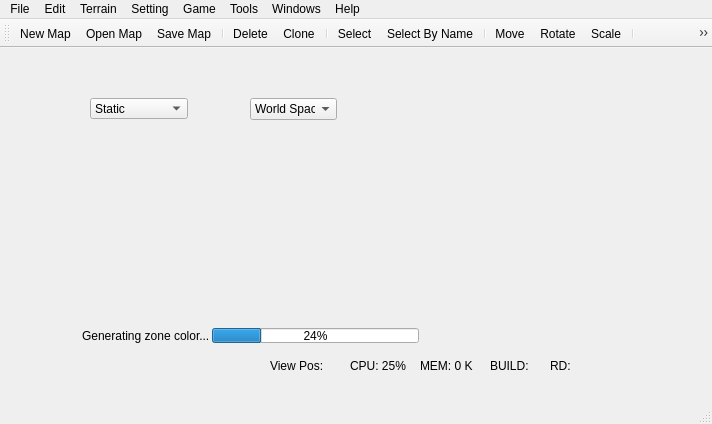
<ui version="4.0" >
 <class>WorkbenchClass</class>
 <widget class="QMainWindow" name="WorkbenchClass" >
  <property name="geometry" >
   <rect>
    <x>0</x>
    <y>0</y>
    <width>712</width>
    <height>424</height>
   </rect>
  </property>
  <property name="windowTitle" >
   <string>EditorMain</string>
  </property>
  <property name="animated" >
   <bool>false</bool>
  </property>
  <property name="dockOptions" >
   <set>QMainWindow::AllowTabbedDocks</set>
  </property>
  <widget class="QWidget" name="centralWidget" >
   <widget class="QComboBox" name="selectableType" >
    <property name="geometry" >
     <rect>
      <x>90</x>
      <y>50</y>
      <width>98</width>
      <height>21</height>
     </rect>
    </property>
    <property name="focusPolicy" >
     <enum>Qt::NoFocus</enum>
    </property>
    <property name="toolTip" >
     <string>Select Type</string>
    </property>
    <property name="statusTip" >
     <string>Select Type</string>
    </property>
    <property name="whatsThis" >
     <string>Select Type</string>
    </property>
    <property name="currentIndex" >
     <number>0</number>
    </property>
    <item>
     <property name="text" >
      <string>Static</string>
     </property>
    </item>
    <item>
     <property name="text" >
      <string>Brush</string>
     </property>
    </item>
    <item>
     <property name="text" >
      <string>Vegetations</string>
     </property>
    </item>
    <item>
     <property name="text" >
      <string>Areas</string>
     </property>
    </item>
    <item>
     <property name="text" >
      <string>Entity</string>
     </property>
    </item>
    <item>
     <property name="text" >
      <string>All</string>
     </property>
    </item>
   </widget>
   <widget class="QComboBox" name="transformSpace" >
    <property name="geometry" >
     <rect>
      <x>250</x>
      <y>50</y>
      <width>87</width>
      <height>22</height>
     </rect>
    </property>
    <property name="focusPolicy" >
     <enum>Qt::NoFocus</enum>
    </property>
    <property name="toolTip" >
     <string>Transform Space</string>
    </property>
    <property name="statusTip" >
     <string>Transform Space</string>
    </property>
    <property name="whatsThis" >
     <string>Transform Space</string>
    </property>
    <property name="currentIndex" >
     <number>0</number>
    </property>
    <item>
     <property name="text" >
      <string>World Space</string>
     </property>
    </item>
    <item>
     <property name="text" >
      <string>View Space</string>
     </property>
    </item>
    <item>
     <property name="text" >
      <string>Objec Space</string>
     </property>
    </item>
   </widget>
   <widget class="QWidget" native="1" name="progress" >
    <property name="geometry" >
     <rect>
      <x>80</x>
      <y>280</y>
      <width>341</width>
      <height>15</height>
     </rect>
    </property>
    <property name="maximumSize" >
     <size>
      <width>16777215</width>
      <height>15</height>
     </size>
    </property>
    <layout class="QHBoxLayout" >
     <property name="spacing" >
      <number>2</number>
     </property>
     <property name="leftMargin" >
      <number>2</number>
     </property>
     <property name="topMargin" >
      <number>0</number>
     </property>
     <property name="rightMargin" >
      <number>2</number>
     </property>
     <property name="bottomMargin" >
      <number>0</number>
     </property>
     <item>
      <widget class="QLabel" name="progressLabel" >
       <property name="sizePolicy" >
        <sizepolicy vsizetype="Preferred" hsizetype="Preferred" >
         <horstretch>0</horstretch>
         <verstretch>0</verstretch>
        </sizepolicy>
       </property>
       <property name="maximumSize" >
        <size>
         <width>16777215</width>
         <height>15</height>
        </size>
       </property>
       <property name="text" >
        <string>Generating zone color...</string>
       </property>
      </widget>
     </item>
     <item>
      <widget class="QProgressBar" name="progressBar" >
       <property name="maximumSize" >
        <size>
         <width>16777215</width>
         <height>15</height>
        </size>
       </property>
       <property name="value" >
        <number>24</number>
       </property>
       <property name="alignment" >
        <set>Qt::AlignHCenter</set>
       </property>
      </widget>
     </item>
    </layout>
   </widget>
   <widget class="QLabel" name="cpuUsage" >
    <property name="geometry" >
     <rect>
      <x>350</x>
      <y>310</y>
      <width>81</width>
      <height>16</height>
     </rect>
    </property>
    <property name="frameShape" >
     <enum>QFrame::NoFrame</enum>
    </property>
    <property name="frameShadow" >
     <enum>QFrame::Sunken</enum>
    </property>
    <property name="text" >
     <string>CPU: 25%</string>
    </property>
   </widget>
   <widget class="CustomLabel" name="viewpos" >
    <property name="geometry" >
     <rect>
      <x>270</x>
      <y>310</y>
      <width>81</width>
      <height>16</height>
     </rect>
    </property>
    <property name="minimumSize" >
     <size>
      <width>0</width>
      <height>15</height>
     </size>
    </property>
    <property name="frameShape" >
     <enum>QFrame::NoFrame</enum>
    </property>
    <property name="frameShadow" >
     <enum>QFrame::Sunken</enum>
    </property>
    <property name="text" >
     <string>View Pos:</string>
    </property>
   </widget>
   <widget class="QLabel" name="memoryUsage" >
    <property name="geometry" >
     <rect>
      <x>420</x>
      <y>310</y>
      <width>81</width>
      <height>16</height>
     </rect>
    </property>
    <property name="frameShape" >
     <enum>QFrame::NoFrame</enum>
    </property>
    <property name="frameShadow" >
     <enum>QFrame::Sunken</enum>
    </property>
    <property name="text" >
     <string>MEM: 0 K</string>
    </property>
   </widget>
   <widget class="QLabel" name="engineBuild" >
    <property name="geometry" >
     <rect>
      <x>490</x>
      <y>310</y>
      <width>46</width>
      <height>16</height>
     </rect>
    </property>
    <property name="text" >
     <string>BUILD:</string>
    </property>
   </widget>
   <widget class="QLabel" name="renderDriver" >
    <property name="geometry" >
     <rect>
      <x>550</x>
      <y>310</y>
      <width>46</width>
      <height>16</height>
     </rect>
    </property>
    <property name="text" >
     <string>RD:</string>
    </property>
   </widget>
  </widget>
  <widget class="QMenuBar" name="menuBar" >
   <property name="geometry" >
    <rect>
     <x>0</x>
     <y>0</y>
     <width>712</width>
     <height>21</height>
    </rect>
   </property>
   <widget class="QMenu" name="menu_Edit" >
    <property name="title" >
     <string>Edit</string>
    </property>
    <widget class="QMenu" name="menuBookmarks" >
     <property name="title" >
      <string>Bookmarks</string>
     </property>
     <addaction name="actionToogleBookmark" />
     <addaction name="actionPriviousBookmark" />
     <addaction name="actionNextBookmark" />
     <addaction name="actionClearAllBookmarks" />
    </widget>
    <addaction name="actionEditUndo" />
    <addaction name="actionEditRedo" />
    <addaction name="separator" />
    <addaction name="actionDelete" />
    <addaction name="actionClone" />
    <addaction name="separator" />
    <addaction name="actionSelectAll" />
    <addaction name="actionSelectNone" />
    <addaction name="actionSelectInvert" />
    <addaction name="actionSelectByName" />
    <addaction name="separator" />
    <addaction name="menuBookmarks" />
   </widget>
   <widget class="QMenu" name="menu_File" >
    <property name="title" >
     <string>File</string>
    </property>
    <addaction name="actionNew" />
    <addaction name="actionOpen" />
    <addaction name="separator" />
    <addaction name="actionSave" />
    <addaction name="actionSaveAs" />
    <addaction name="separator" />
    <addaction name="actionExit" />
   </widget>
   <widget class="QMenu" name="menu_Setting" >
    <property name="title" >
     <string>Setting</string>
    </property>
    <widget class="QMenu" name="menuS_tyle" >
     <property name="title" >
      <string>S&amp;tyle</string>
     </property>
     <addaction name="actionStyleWindows" />
     <addaction name="actionStyleWindowsXP" />
     <addaction name="actionStylePlastique" />
     <addaction name="actionStyleMacintosh" />
    </widget>
    <widget class="QMenu" name="menu_Language" >
     <property name="title" >
      <string>&amp;Language</string>
     </property>
     <addaction name="actionEnglish" />
     <addaction name="actionSimplifiedChinese" />
    </widget>
    <addaction name="menu_Language" />
    <addaction name="menuS_tyle" />
   </widget>
   <widget class="QMenu" name="menu_Help" >
    <property name="title" >
     <string>Help</string>
    </property>
    <addaction name="actionAbout" />
    <addaction name="actionAbout_Qt" />
   </widget>
   <widget class="QMenu" name="menuTools" >
    <property name="tearOffEnabled" >
     <bool>false</bool>
    </property>
    <property name="title" >
     <string>Tools</string>
    </property>
    <addaction name="actionConvert_md5mesh" />
    <addaction name="actionConvert_md5anim" />
    <addaction name="separator" />
    <addaction name="actionModelViewer" />
    <addaction name="actionMaterialEditor" />
    <addaction name="actionGuiEditor" />
    <addaction name="actionGfxEditor" />
    <addaction name="actionAnimated_Editor" />
    <addaction name="actionScriptEditor" />
   </widget>
   <widget class="QMenu" name="menuWindows" >
    <property name="title" >
     <string>Windows</string>
    </property>
    <addaction name="actionToggleFrameMaximun" />
    <addaction name="actionMinimap" />
   </widget>
   <widget class="QMenu" name="menuTerrain" >
    <property name="title" >
     <string>Terrain</string>
    </property>
    <addaction name="actionCreateTerrain" />
    <addaction name="actionTerrainMaterial" />
    <addaction name="actionTerrainGen" />
    <addaction name="actionSurfaceGen" />
    <addaction name="actionLayerGen" />
   </widget>
   <widget class="QMenu" name="menuGame" >
    <property name="title" >
     <string>Game</string>
    </property>
    <addaction name="actionRunGame" />
   </widget>
   <addaction name="menu_File" />
   <addaction name="menu_Edit" />
   <addaction name="menuTerrain" />
   <addaction name="menu_Setting" />
   <addaction name="menuGame" />
   <addaction name="menuTools" />
   <addaction name="menuWindows" />
   <addaction name="menu_Help" />
  </widget>
  <widget class="QToolBar" name="mainToolBar" >
   <property name="windowTitle" >
    <string>Main Toolbar</string>
   </property>
   <property name="orientation" >
    <enum>Qt::Horizontal</enum>
   </property>
   <attribute name="toolBarArea" >
    <enum>TopToolBarArea</enum>
   </attribute>
   <attribute name="toolBarBreak" >
    <bool>false</bool>
   </attribute>
   <addaction name="actionNew" />
   <addaction name="actionOpen" />
   <addaction name="actionSave" />
   <addaction name="separator" />
   <addaction name="actionDelete" />
   <addaction name="actionClone" />
   <addaction name="separator" />
   <addaction name="actionObjectSelect" />
   <addaction name="actionSelectByName" />
   <addaction name="separator" />
   <addaction name="actionObjectMove" />
   <addaction name="actionObjectRotate" />
   <addaction name="actionObjectScale" />
   <addaction name="separator" />
   <addaction name="actionUsePivotCenter" />
   <addaction name="actionUseSelectionCenter" />
   <addaction name="actionUseTransformCenter" />
   <addaction name="separator" />
   <addaction name="actionSnapToGrid" />
   <addaction name="actionSnapToAngle" />
   <addaction name="separator" />
   <addaction name="actionTerrainMaterial" />
   <addaction name="actionFollowTerrain" />
   <addaction name="separator" />
   <addaction name="actionLayer" />
   <addaction name="actionMaterialEditor" />
  </widget>
  <widget class="QStatusBar" name="statusBar" />
  <action name="actionNew" >
   <property name="icon" >
    <iconset resource="Resources/editor.qrc" >
     <normaloff>:/images/new.png</normaloff>:/images/new.png</iconset>
   </property>
   <property name="text" >
    <string>New Map</string>
   </property>
   <property name="toolTip" >
    <string>Create a new map</string>
   </property>
   <property name="shortcut" >
    <string>Ctrl+N</string>
   </property>
  </action>
  <action name="actionOpen" >
   <property name="icon" >
    <iconset resource="Resources/editor.qrc" >
     <normaloff>:/images/open.png</normaloff>:/images/open.png</iconset>
   </property>
   <property name="text" >
    <string>Open Map...</string>
   </property>
   <property name="toolTip" >
    <string>Open an existing file</string>
   </property>
   <property name="shortcut" >
    <string>Ctrl+O</string>
   </property>
  </action>
  <action name="actionSave" >
   <property name="icon" >
    <iconset resource="Resources/editor.qrc" >
     <normaloff>:/images/save.png</normaloff>:/images/save.png</iconset>
   </property>
   <property name="text" >
    <string>Save Map</string>
   </property>
   <property name="toolTip" >
    <string>Save file to disk</string>
   </property>
   <property name="shortcut" >
    <string>Ctrl+S</string>
   </property>
  </action>
  <action name="actionExit" >
   <property name="text" >
    <string>Exit</string>
   </property>
   <property name="toolTip" >
    <string>CloseClose this window</string>
   </property>
   <property name="statusTip" >
    <string/>
   </property>
   <property name="shortcut" >
    <string>Ctrl+W</string>
   </property>
  </action>
  <action name="actionEditUndo" >
   <property name="icon" >
    <iconset resource="Resources/editor.qrc" >
     <normaloff>:/images/undo.png</normaloff>:/images/undo.png</iconset>
   </property>
   <property name="text" >
    <string>Undo</string>
   </property>
   <property name="shortcut" >
    <string>Ctrl+Z</string>
   </property>
  </action>
  <action name="actionEditRedo" >
   <property name="icon" >
    <iconset resource="Resources/editor.qrc" >
     <normaloff>:/images/redo.png</normaloff>:/images/redo.png</iconset>
   </property>
   <property name="text" >
    <string>Redo</string>
   </property>
   <property name="shortcut" >
    <string>Ctrl+Y</string>
   </property>
  </action>
  <action name="actionDelete" >
   <property name="icon" >
    <iconset resource="Resources/editor.qrc" >
     <normaloff>:/images/cut.png</normaloff>:/images/cut.png</iconset>
   </property>
   <property name="text" >
    <string>Delete</string>
   </property>
   <property name="toolTip" >
    <string>Delete(Del)</string>
   </property>
   <property name="statusTip" >
    <string>Delete selected objects</string>
   </property>
   <property name="shortcut" >
    <string>Del</string>
   </property>
  </action>
  <action name="actionClone" >
   <property name="icon" >
    <iconset resource="Resources/editor.qrc" >
     <normaloff>:/images/paste.png</normaloff>:/images/paste.png</iconset>
   </property>
   <property name="text" >
    <string>Clone</string>
   </property>
   <property name="toolTip" >
    <string>Clone(Ctrl+V)</string>
   </property>
   <property name="shortcut" >
    <string>Ctrl+V</string>
   </property>
  </action>
  <action name="actionObjectSelect" >
   <property name="checkable" >
    <bool>true</bool>
   </property>
   <property name="icon" >
    <iconset resource="Resources/editor.qrc" >
     <normaloff>:/images/select.png</normaloff>:/images/select.png</iconset>
   </property>
   <property name="text" >
    <string>Select</string>
   </property>
   <property name="toolTip" >
    <string>Select(Q)</string>
   </property>
   <property name="statusTip" >
    <string>Select Object</string>
   </property>
   <property name="shortcut" >
    <string>Q</string>
   </property>
  </action>
  <action name="actionObjectRotate" >
   <property name="checkable" >
    <bool>true</bool>
   </property>
   <property name="icon" >
    <iconset resource="Resources/editor.qrc" >
     <normaloff>:/images/rotate.png</normaloff>:/images/rotate.png</iconset>
   </property>
   <property name="text" >
    <string>Rotate</string>
   </property>
   <property name="toolTip" >
    <string>Rotate(R)</string>
   </property>
   <property name="statusTip" >
    <string>Rotate Object</string>
   </property>
   <property name="shortcut" >
    <string>R</string>
   </property>
  </action>
  <action name="actionObjectMove" >
   <property name="checkable" >
    <bool>true</bool>
   </property>
   <property name="icon" >
    <iconset resource="Resources/editor.qrc" >
     <normaloff>:/images/move.png</normaloff>:/images/move.png</iconset>
   </property>
   <property name="text" >
    <string>Move</string>
   </property>
   <property name="toolTip" >
    <string>Move(E)</string>
   </property>
   <property name="statusTip" >
    <string>Move Object</string>
   </property>
   <property name="shortcut" >
    <string>E</string>
   </property>
  </action>
  <action name="actionObjectScale" >
   <property name="checkable" >
    <bool>true</bool>
   </property>
   <property name="icon" >
    <iconset resource="Resources/editor.qrc" >
     <normaloff>:/images/scale.png</normaloff>:/images/scale.png</iconset>
   </property>
   <property name="text" >
    <string>Scale</string>
   </property>
   <property name="toolTip" >
    <string>Scale(T)</string>
   </property>
   <property name="statusTip" >
    <string>Scale Object</string>
   </property>
   <property name="shortcut" >
    <string>T</string>
   </property>
  </action>
  <action name="actionAbout" >
   <property name="text" >
    <string>About</string>
   </property>
  </action>
  <action name="actionSimplifiedChinese" >
   <property name="checkable" >
    <bool>true</bool>
   </property>
   <property name="text" >
    <string>Simplified Chinese</string>
   </property>
  </action>
  <action name="actionEnglish" >
   <property name="checkable" >
    <bool>true</bool>
   </property>
   <property name="text" >
    <string>English</string>
   </property>
  </action>
  <action name="actionStyleWindows" >
   <property name="checkable" >
    <bool>true</bool>
   </property>
   <property name="text" >
    <string>Windows Style</string>
   </property>
   <property name="statusTip" >
    <string>Use Windows Style</string>
   </property>
  </action>
  <action name="actionStyleWindowsXP" >
   <property name="checkable" >
    <bool>true</bool>
   </property>
   <property name="text" >
    <string>WindowsXP Style</string>
   </property>
   <property name="statusTip" >
    <string>Use WindowsXP Style</string>
   </property>
  </action>
  <action name="actionStylePlastique" >
   <property name="checkable" >
    <bool>true</bool>
   </property>
   <property name="text" >
    <string>Plastique Style</string>
   </property>
   <property name="statusTip" >
    <string>Use Plastique Style</string>
   </property>
  </action>
  <action name="actionStyleMacintosh" >
   <property name="checkable" >
    <bool>true</bool>
   </property>
   <property name="enabled" >
    <bool>false</bool>
   </property>
   <property name="text" >
    <string>Macintosh Style</string>
   </property>
   <property name="statusTip" >
    <string>Use Macintosh Style</string>
   </property>
  </action>
  <action name="actionFollowTerrain" >
   <property name="checkable" >
    <bool>true</bool>
   </property>
   <property name="checked" >
    <bool>true</bool>
   </property>
   <property name="icon" >
    <iconset resource="Resources/editor.qrc" >
     <normaloff>:/terrain/Follow.png</normaloff>:/terrain/Follow.png</iconset>
   </property>
   <property name="text" >
    <string>Follow Terrain</string>
   </property>
  </action>
  <action name="actionTerrainMaterial" >
   <property name="icon" >
    <iconset resource="Resources/editor.qrc" >
     <normaloff>:/terrain/Material.png</normaloff>:/terrain/Material.png</iconset>
   </property>
   <property name="text" >
    <string>Terrain Material...</string>
   </property>
   <property name="shortcut" >
    <string>F6</string>
   </property>
  </action>
  <action name="actionConvert_md5mesh" >
   <property name="text" >
    <string>Convert md5mesh...</string>
   </property>
  </action>
  <action name="actionConvert_md5anim" >
   <property name="text" >
    <string>Convert md5anim...</string>
   </property>
  </action>
  <action name="actionCreateStatic" >
   <property name="icon" >
    <iconset resource="Resources/editor.qrc" >
     <normaloff>:/fileicons/temp_24.png</normaloff>:/fileicons/temp_24.png</iconset>
   </property>
   <property name="text" >
    <string>Static</string>
   </property>
   <property name="toolTip" >
    <string>Creation Static Object</string>
   </property>
  </action>
  <action name="actionCreateBrush" >
   <property name="icon" >
    <iconset resource="Resources/editor.qrc" >
     <normaloff>:/fileicons/map_24.png</normaloff>:/fileicons/map_24.png</iconset>
   </property>
   <property name="text" >
    <string>Brush</string>
   </property>
   <property name="iconText" >
    <string>Brush</string>
   </property>
   <property name="toolTip" >
    <string>Create Brush</string>
   </property>
  </action>
  <action name="actionModelViewer" >
   <property name="text" >
    <string>Model Viewer</string>
   </property>
  </action>
  <action name="actionToggleFrameMaximun" >
   <property name="text" >
    <string>Toggle Frame Maximun</string>
   </property>
   <property name="shortcut" >
    <string>Alt+W</string>
   </property>
  </action>
  <action name="actionMaterialEditor" >
   <property name="icon" >
    <iconset resource="Resources/editor.qrc" >
     <normaloff>:/images/material_editor.png</normaloff>:/images/material_editor.png</iconset>
   </property>
   <property name="text" >
    <string>Material Editor</string>
   </property>
  </action>
  <action name="actionSaveAs" >
   <property name="text" >
    <string>Save Map As...</string>
   </property>
   <property name="shortcut" >
    <string>Ctrl+Shift+S</string>
   </property>
  </action>
  <action name="actionCreateTerrain" >
   <property name="text" >
    <string>Create Terrain</string>
   </property>
  </action>
  <action name="actionTerrainGen" >
   <property name="text" >
    <string>TerrainGen</string>
   </property>
  </action>
  <action name="actionSurfaceGen" >
   <property name="text" >
    <string>SurfaceGen</string>
   </property>
  </action>
  <action name="actionUseSelectionCenter" >
   <property name="checkable" >
    <bool>true</bool>
   </property>
   <property name="checked" >
    <bool>false</bool>
   </property>
   <property name="icon" >
    <iconset resource="Resources/editor.qrc" >
     <normaloff>:/images/gizmo_selection_center.png</normaloff>:/images/gizmo_selection_center.png</iconset>
   </property>
   <property name="text" >
    <string>Use Selection Center</string>
   </property>
  </action>
  <action name="actionUsePivotCenter" >
   <property name="checkable" >
    <bool>true</bool>
   </property>
   <property name="checked" >
    <bool>true</bool>
   </property>
   <property name="icon" >
    <iconset resource="Resources/editor.qrc" >
     <normaloff>:/images/gizmo_pivot_center.png</normaloff>:/images/gizmo_pivot_center.png</iconset>
   </property>
   <property name="text" >
    <string>Use Pivot Center</string>
   </property>
  </action>
  <action name="actionUseTransformCenter" >
   <property name="checkable" >
    <bool>true</bool>
   </property>
   <property name="icon" >
    <iconset resource="Resources/editor.qrc" >
     <normaloff>:/images/gizmo_transform_center.png</normaloff>:/images/gizmo_transform_center.png</iconset>
   </property>
   <property name="text" >
    <string>Use Transform Center</string>
   </property>
  </action>
  <action name="actionSnapToGrid" >
   <property name="checkable" >
    <bool>true</bool>
   </property>
   <property name="checked" >
    <bool>true</bool>
   </property>
   <property name="icon" >
    <iconset resource="Resources/editor.qrc" >
     <normaloff>:/images/snap_to_grid.png</normaloff>:/images/snap_to_grid.png</iconset>
   </property>
   <property name="text" >
    <string>Snap To Grid</string>
   </property>
  </action>
  <action name="actionSnapToAngle" >
   <property name="checkable" >
    <bool>true</bool>
   </property>
   <property name="checked" >
    <bool>true</bool>
   </property>
   <property name="icon" >
    <iconset resource="Resources/editor.qrc" >
     <normaloff>:/images/snap_to_angle.png</normaloff>:/images/snap_to_angle.png</iconset>
   </property>
   <property name="text" >
    <string>Snap To Angle</string>
   </property>
  </action>
  <action name="actionSelectByName" >
   <property name="icon" >
    <iconset resource="Resources/editor.qrc" >
     <normaloff>:/images/select_by_name.png</normaloff>:/images/select_by_name.png</iconset>
   </property>
   <property name="text" >
    <string>Select By Name</string>
   </property>
  </action>
  <action name="actionLayer" >
   <property name="icon" >
    <iconset resource="Resources/editor.qrc" >
     <normaloff>:/images/layer.png</normaloff>:/images/layer.png</iconset>
   </property>
   <property name="text" >
    <string>Layer</string>
   </property>
  </action>
  <action name="actionToogleBookmark" >
   <property name="icon" >
    <iconset resource="Resources/editor.qrc" >
     <normaloff>:/bookmark/toggle.png</normaloff>:/bookmark/toggle.png</iconset>
   </property>
   <property name="text" >
    <string>Toogle Bookmark</string>
   </property>
  </action>
  <action name="actionPriviousBookmark" >
   <property name="icon" >
    <iconset resource="Resources/editor.qrc" >
     <normaloff>:/bookmark/previous.png</normaloff>:/bookmark/previous.png</iconset>
   </property>
   <property name="text" >
    <string>Previous Bookmark</string>
   </property>
  </action>
  <action name="actionNextBookmark" >
   <property name="icon" >
    <iconset resource="Resources/editor.qrc" >
     <normaloff>:/bookmark/next.png</normaloff>:/bookmark/next.png</iconset>
   </property>
   <property name="text" >
    <string>Next Bookmark</string>
   </property>
  </action>
  <action name="actionClearAllBookmarks" >
   <property name="icon" >
    <iconset resource="Resources/editor.qrc" >
     <normaloff>:/bookmark/clearall.png</normaloff>:/bookmark/clearall.png</iconset>
   </property>
   <property name="text" >
    <string>Clear All Bookmarks</string>
   </property>
  </action>
  <action name="actionCreateEntity" >
   <property name="text" >
    <string>Create Entity</string>
   </property>
  </action>
  <action name="actionRunGame" >
   <property name="text" >
    <string>Run Game</string>
   </property>
  </action>
  <action name="actionGuiEditor" >
   <property name="text" >
    <string>Gui Editor</string>
   </property>
  </action>
  <action name="actionGfxEditor" >
   <property name="text" >
    <string>Gfx Editor</string>
   </property>
  </action>
  <action name="actionCreateTree" >
   <property name="text" >
    <string>Tree</string>
   </property>
   <property name="toolTip" >
    <string>Create SpeedTree Object</string>
   </property>
  </action>
  <action name="actionAnimated_Editor" >
   <property name="text" >
    <string>Animated Editor</string>
   </property>
  </action>
  <action name="actionAbout_Qt" >
   <property name="text" >
    <string>About Qt</string>
   </property>
  </action>
  <action name="actionMinimap" >
   <property name="text" >
    <string>Minimap</string>
   </property>
  </action>
  <action name="actionScriptEditor" >
   <property name="text" >
    <string>Script Editor</string>
   </property>
  </action>
  <action name="actionLayerGen" >
   <property name="text" >
    <string>LayerGen</string>
   </property>
  </action>
  <action name="actionSelectAll" >
   <property name="text" >
    <string>Select All</string>
   </property>
   <property name="shortcut" >
    <string>Ctrl+A</string>
   </property>
  </action>
  <action name="actionSelectNone" >
   <property name="text" >
    <string>Select None</string>
   </property>
   <property name="shortcut" >
    <string>Ctrl+D</string>
   </property>
  </action>
  <action name="actionSelectInvert" >
   <property name="text" >
    <string>Select Invert</string>
   </property>
   <property name="shortcut" >
    <string>Ctrl+I</string>
   </property>
  </action>
 </widget>
 <layoutdefault spacing="6" margin="11" />
 <customwidgets>
  <customwidget>
   <class>CustomLabel</class>
   <extends>QLabel</extends>
   <header location="global" >customlabel.h</header>
  </customwidget>
 </customwidgets>
 <resources>
  <include location="Resources/editor.qrc" />
  <include location="resources/editor.qrc" />
 </resources>
 <connections/>
</ui>
